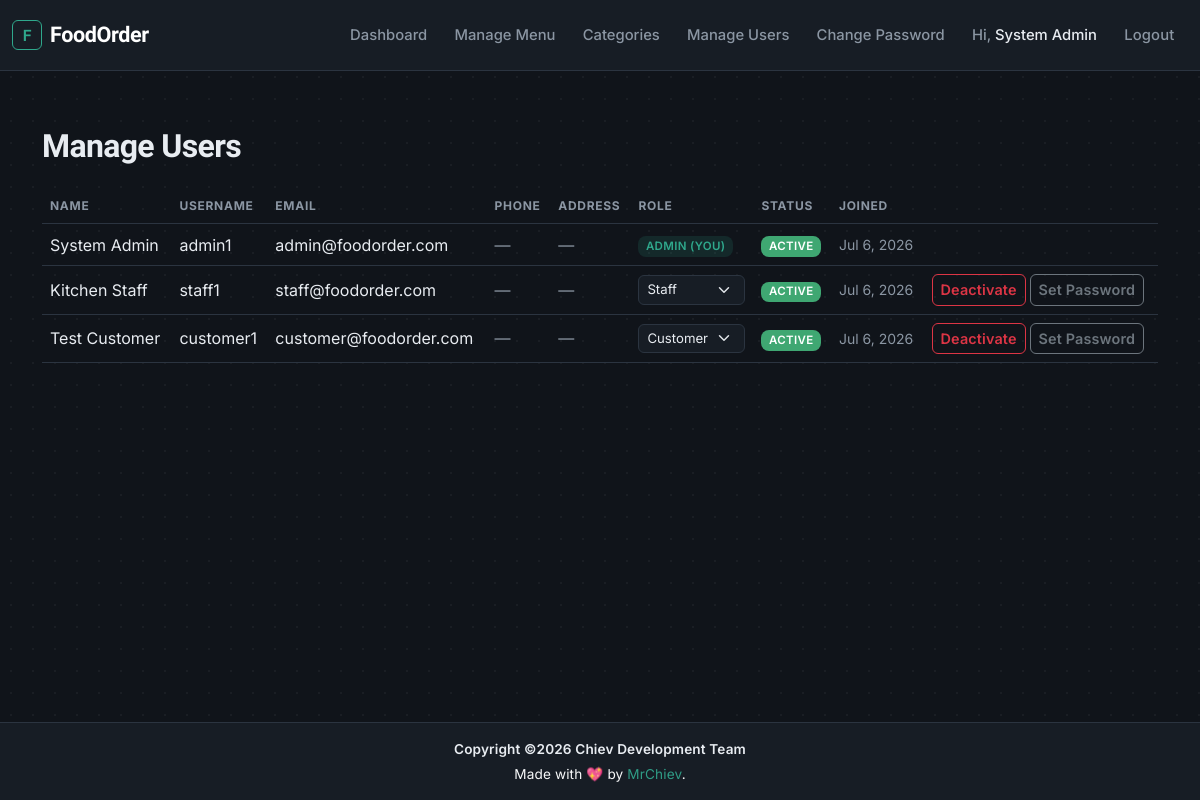
/admin/manage_users.php (signed in), run on the app's committed database.
### tables this page shows
CREATE TABLE users (
    user_id     INT AUTO_INCREMENT PRIMARY KEY,
    username    VARCHAR(50)  NOT NULL UNIQUE,
    email       VARCHAR(100) NOT NULL UNIQUE,
    password    VARCHAR(255) NOT NULL,
    full_name   VARCHAR(100) NOT NULL,
    phone       VARCHAR(20)  DEFAULT NULL,
    address     VARCHAR(255) DEFAULT NULL,
    role        ENUM('customer','staff','admin') NOT NULL DEFAULT 'customer',
    is_active   TINYINT(1)  NOT NULL DEFAULT 1,
    created_at  TIMESTAMP   NOT NULL DEFAULT CURRENT_TIMESTAMP
);

### includes/functions.php (called while the page is built, shortened)
<?php
function isLoggedIn() {
    return isset($_SESSION['user_id']);
}
function paginateParams() {
    $page = isset($_GET['page']) ? max(1, (int)$_GET['page']) : 1;
    $offset = ($page - 1) * PAGINATE_PER_PAGE;
    return [$page, $offset, PAGINATE_PER_PAGE];
}
?>

### admin/manage_users.php (the view, shortened to what this page needs)
<?php
require_once __DIR__ . '/../includes/auth_check.php';
$admin_id = $_SESSION['user_id'];
list($page, $offset, $limit) = paginateParams();
$sql = "SELECT user_id, username, email, full_name, phone, address, role, is_active, created_at
        FROM users ORDER BY created_at DESC LIMIT $limit OFFSET $offset";
$result = mysqli_query($conn, $sql);
include __DIR__ . '/../includes/header.php';
?>
<h2 class="mb-4">Manage Users</h2>
<div class="table-responsive">
  <table class="table align-middle">
    <thead>
      <tr>
        <th>Name</th><th>Username</th><th>Email</th><th>Phone</th><th>Address</th><th>Role</th><th>Status</th><th>Joined</th><th></th>
      </tr>
    </thead>
    <tbody>
      <?php while ($u = mysqli_fetch_assoc($result)): ?>
        <tr>
          <td><?php echo htmlspecialchars($u['full_name']); ?></td>
          <td><?php echo htmlspecialchars($u['username']); ?></td>
          <td><?php echo htmlspecialchars($u['email']); ?></td>
          <td><?php echo $u['phone'] ? htmlspecialchars($u['phone']) : '<span class="text-muted">&mdash;</span>'; ?></td>
          <td><?php echo $u['address'] ? htmlspecialchars($u['address']) : '<span class="text-muted">&mdash;</span>'; ?></td>
          <td>
            <?php if ($u['user_id'] == $admin_id): ?>
              <span class="badge badge-emphasis">admin (you)</span>
            <?php else: ?>
              <form method="POST" class="d-flex gap-1">
                <select name="role" class="form-select form-select-sm" data-current="<?php echo htmlspecialchars($u['role']); ?>" data-name="<?php echo htmlspecialchars($u['full_name']); ?>" onchange="confirmRoleChange(this)">
                  <option value="customer" <?php echo $u['role'] === 'customer' ? 'selected' : ''; ?>>Customer</option>
                  <option value="staff" <?php echo $u['role'] === 'staff' ? 'selected' : ''; ?>>Staff</option>
                </select>
              </form>
            <?php endif; ?>
          </td>
          <td>
            <?php if ($u['is_active']): ?>
              <span class="badge bg-success">Active</span>
            <?php else: ?>
              <span class="badge badge-neutral">Deactivated</span>
            <?php endif; ?>
          </td>
          <td class="small text-muted"><?php echo date('M j, Y', strtotime($u['created_at'])); ?></td>
          <td>
            <?php if ($u['user_id'] != $admin_id): ?>
              <div class="d-flex gap-1">
                <form method="POST">
                  <button type="submit" class="btn btn-sm <?php echo $u['is_active'] ? 'btn-outline-danger' : 'btn-outline-success'; ?>">
                    <?php echo $u['is_active'] ? 'Deactivate' : 'Activate'; ?>
                  </button>
                </form>
                <button type="button" class="btn btn-sm btn-outline-secondary" onclick="toggleSetPassword(<?php echo $u['user_id']; ?>)">Set Password</button>
              </div>
            <?php endif; ?>
          </td>
        </tr>
      <?php endwhile; ?>
    </tbody>
  </table>
</div>
<?php include __DIR__ . '/../includes/footer.php'; ?>

### includes/header.php (shortened to what this page needs)
<!DOCTYPE html>
<html lang="en" data-bs-theme="dark">
<head>
    <link href="https://cdn.jsdelivr.net/npm/bootstrap@5.3.3/dist/css/bootstrap.min.css" rel="stylesheet">
    <link rel="stylesheet" href="/foodorder/assets/css/style.css?v=<?php echo @filemtime(__DIR__ . '/../assets/css/style.css'); ?>">
</head>
<body class="d-flex flex-column min-vh-100">
<?php include __DIR__ . '/navbar.php'; ?>
<div class="container mt-5 pt-2 pb-5 flex-grow-1">

### includes/navbar.php (shortened to what this page needs)
<nav class="navbar navbar-expand-lg" data-bs-theme="dark">
  <div class="container-fluid">
    <a class="navbar-brand d-flex align-items-center gap-2" href="/foodorder/index.php">
      <span class="brand-mark">F</span>
      <span>FoodOrder</span>
    </a>
    <div class="collapse navbar-collapse" id="navMenu">
      <ul class="navbar-nav ms-auto">
        <?php if (isLoggedIn() && $_SESSION['role'] === 'customer'): ?>
          <li class="nav-item"><a class="nav-link" href="/foodorder/customer/menu.php">Menu</a></li>
          <li class="nav-item"><a class="nav-link" href="/foodorder/customer/cart.php">Cart (<?php echo getCartCount($conn); ?>)</a></li>
          <li class="nav-item"><a class="nav-link" href="/foodorder/customer/order_tracking.php">My Orders</a></li>
        <?php elseif (isLoggedIn() && $_SESSION['role'] === 'staff'): ?>
          <li class="nav-item"><a class="nav-link" href="/foodorder/staff/order_queue.php">Order Queue</a></li>
        <?php elseif (isLoggedIn() && $_SESSION['role'] === 'admin'): ?>
          <li class="nav-item"><a class="nav-link" href="/foodorder/admin/dashboard.php">Dashboard</a></li>
          <li class="nav-item"><a class="nav-link" href="/foodorder/admin/manage_menu.php">Manage Menu</a></li>
          <li class="nav-item"><a class="nav-link" href="/foodorder/admin/manage_categories.php">Categories</a></li>
          <li class="nav-item"><a class="nav-link" href="/foodorder/admin/manage_users.php">Manage Users</a></li>
        <?php endif; ?>
        <?php if (isLoggedIn()): ?>
          <li class="nav-item"><a class="nav-link" href="/foodorder/account/change_password.php">Change Password</a></li>
          <li class="nav-item"><span class="nav-link" style="color: var(--text-muted);">Hi, <span style="color: var(--text);"><?php echo htmlspecialchars($_SESSION['full_name']); ?></span></span></li>
          <li class="nav-item d-flex align-items-center">
            <form method="POST" action="/foodorder/auth/logout.php" class="d-inline m-0">
              <button type="submit" class="nav-link btn btn-link p-0 border-0 m-0" style="line-height: normal;">Logout</button>
            </form>
          </li>
        <?php else: ?>
          <li class="nav-item"><a class="nav-link" href="/foodorder/auth/login.php">Login</a></li>
          <li class="nav-item"><a class="nav-link" href="/foodorder/auth/register.php">Register</a></li>
        <?php endif; ?>
      </ul>
    </div>
  </div>
</nav>

### includes/footer.php (shortened to what this page needs)
</div>
<footer class="text-light text-center py-3 mt-auto">
    <p class="mb-1">Copyright &copy;2026 Chiev Development Team</p>
    <p class="mb-0">Made with 💖 by <a href="https://mrchiev.netlify.app" target="_blank" rel="noreferrer" class="text-decoration-none">MrChiev</a>.</p>
</footer>
</body>
</html>

### assets/css/style.css (style rules this page uses)
:root, [data-bs-theme="dark"] { --ink: #10141A; --surface: #171D25; --surface-2: #1F2732; --line: #2B3440; --text: #E8ECF1; --text-muted: #8B96A3; --jade: #2FA88C; --jade-dark: #23796A; --jade-subtle: rgba(47, 168, 140, 0.14); --gold: #C89B3C; --gold-subtle: rgba(200, 155, 60, 0.16); --red: #C1524A; --red-subtle: rgba(193, 82, 74, 0.16); --bs-body-bg: var(--ink); --bs-body-color: var(--text); --bs-body-font-family: 'Inter', -apple-system, BlinkMacSystemFont, sans-serif; --bs-emphasis-color: var(--text); --bs-secondary-color: var(--text-muted); --bs-tertiary-bg: var(--surface-2); --bs-border-color: var(--line); --bs-border-radius: .5rem; --bs-border-radius-sm: .375rem; --bs-border-radius-lg: .75rem; --bs-primary: var(--jade); --bs-primary-rgb: 47, 156, 134; --bs-link-color: var(--jade); --bs-link-color-rgb: 47, 156, 134; --bs-link-hover-color: #3FB59D; --bs-link-hover-color-rgb: 63, 181, 157; --bs-success: #3FA772; --bs-success-rgb: 63, 167, 114; --bs-warning: var(--gold); --bs-warning-rgb: 200, 155, 60; --bs-danger: var(--red); --bs-danger-rgb: 193, 82, 74; --bs-info: #3E8FB0; --bs-info-rgb: 62, 143, 176; --bs-secondary: #4A5568; --bs-secondary-rgb: 74, 85, 104; --bs-card-bg: var(--surface); --bs-card-border-color: var(--line); }
html, body { background-color: var(--ink); background-image: radial-gradient(circle, rgba(255,255,255,0.045) 1px, transparent 1px); background-size: 22px 22px; }
* { scrollbar-width: thin; scrollbar-color: var(--line) transparent; }
.brand-mark { display: inline-flex; align-items: center; justify-content: center; width: 30px; height: 30px; border: 1.5px solid var(--jade); border-radius: 6px; color: var(--jade); font-family: 'IBM Plex Mono', monospace; font-weight: 600; font-size: 1rem; line-height: 1; }
h1, h2, h3, h4, h5, h6, .card-title, .navbar-brand, .display-5 { font-family: 'Sora', -apple-system, BlinkMacSystemFont, sans-serif; font-weight: 700; letter-spacing: -0.02em; }
h2 { margin-bottom: 1.25rem; }
.small, small, .text-muted, .form-text { color: var(--text-muted) !important; }
.navbar { background-color: var(--surface) !important; border-bottom: 1px solid var(--line); padding-top: .85rem; padding-bottom: .85rem; }
.navbar-brand { font-size: 1.35rem; font-weight: 700; letter-spacing: -0.02em; }
.navbar-nav .nav-link { color: var(--text-muted) !important; font-weight: 500; font-size: .925rem; padding-left: .85rem !important; padding-right: .85rem !important; transition: color .15s ease; }
footer { background-color: var(--surface) !important; border-top: 1px solid var(--line); color: var(--text-muted) !important; }
footer p { font-size: .85rem; letter-spacing: .01em; }
footer p:first-child { font-weight: 600; color: var(--text) !important; }
.btn { font-weight: 600; font-size: .9rem; letter-spacing: .01em; border-radius: var(--bs-border-radius-sm); }
.badge { font-weight: 600; font-size: .72rem; letter-spacing: .03em; text-transform: uppercase; padding: .4em .65em; }
.badge-emphasis { background-color: var(--jade-subtle); color: var(--jade); font-weight: 600; }
.table { --bs-table-bg: transparent; --bs-table-color: var(--text); --bs-table-border-color: var(--line); }
.table > thead { border-bottom: 1px solid var(--line); }
.table > thead th { font-family: 'Inter', sans-serif; font-size: .75rem; font-weight: 700; text-transform: uppercase; letter-spacing: .06em; color: var(--text-muted); border-bottom-width: 1px; }
.form-control, .form-select { background-color: var(--surface); border-color: var(--line); color: var(--text); padding: .6rem .85rem; }
select[name="role"].form-select-sm { min-width: 6.5rem; padding-top: .25rem; padding-bottom: .25rem; padding-left: .5rem; font-size: .825rem; }

### data on the page
users: full_name "System Admin", username "admin1", email "admin@foodorder.com", shows "ADMIN (YOU)", is_active "ACTIVE", created_at "Jul 6, 2026"
users: full_name "Kitchen Staff", username "staff1", email "staff@foodorder.com", role "Staff", is_active "ACTIVE", created_at "Jul 6, 2026"
users: full_name "Test Customer", username "customer1", email "customer@foodorder.com", role "Customer", is_active "ACTIVE", created_at "Jul 6, 2026"

### other printed values
$_SESSION['full_name'] "System Admin"
